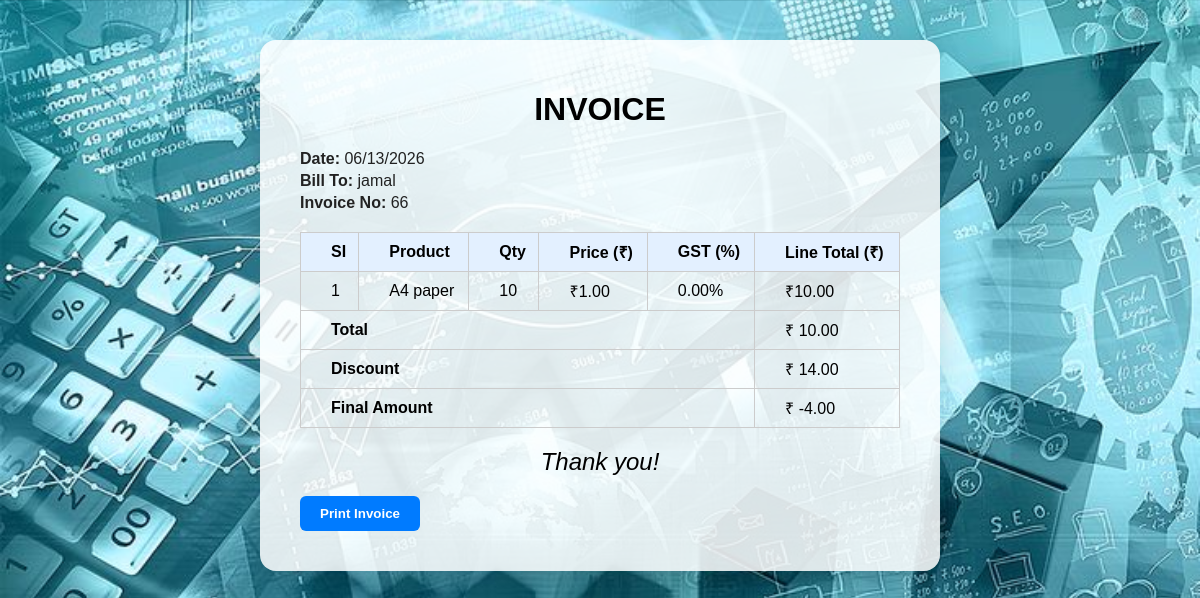
The page /invoice/66/ on the database its author committed.
### billing_app/models.py (models this page shows, shortened)
class Bill(models.Model):
    customer_name = models.CharField(max_length=100)
    total_amount = models.FloatField()
    discount_amount = models.FloatField()
    final_amount = models.FloatField()
    created_at = models.DateTimeField(auto_now_add=True)

class Billitem(models.Model):
    bill = models.ForeignKey(Bill, on_delete=models.CASCADE)
    product = models.ForeignKey(Product, on_delete=models.CASCADE)
    quantity = models.IntegerField()
    subtotal = models.FloatField()
    @property
    def gst_amount(self):
        return Decimal(str(self.product.gst)) * Decimal(str(self.subtotal)) / Decimal('100')
    @property
    def total_with_gst(self):
        return Decimal(str(self.subtotal)) + self.gst_amount

class Product(models.Model):
    name = models.CharField(max_length=200)
    price = models.FloatField()
    stock = models.IntegerField()
    gst = models.FloatField()

### billing_app/views.py (the view)
# urls.py: path('invoice/<int:bill_id>/', views.invoice_view, name='invoice'),
def invoice_view(request, bill_id):
    bill = django.shortcuts.get_object_or_404(Bill, id=bill_id)
    return render(request, 'invoice.html', {'bill': bill})

### billing_app/templates/invoice.html (shortened to what this page needs)
{% load static %}
<!DOCTYPE html>
<html lang="en">
<head>
    <link rel="stylesheet" href="{% static 'css/style.css' %}">
</head>
<body>
    <div class="dashboard-container invoice-box">
            <center>
                <h1>INVOICE</h1>
            </center>
        <div class="invoice-meta">
            <div><strong>Date:</strong> {{ bill.created_at|date:"SHORT_DATE_FORMAT" }}</div>
            <div><strong>Bill To:</strong> {{ bill.customer_name }}</div>
            <div><strong>Invoice No:</strong> {{ bill.id }}</div>
        </div>
        <table class="invoice-table">
            <thead>
                <tr>
                    <th>SI</th>
                    <th>Product</th>
                    <th>Qty</th>
                    <th>Price (₹)</th>
                    <th>GST (%)</th>
                    <th>Line Total (₹)</th>
                </tr>
            </thead>
            <tbody>
                {% for item in bill.billitem_set.all %}
                <tr>
                    <td>{{ forloop.counter }}</td>
                    <td>{{ item.product.name }}</td>
                    <td>{{ item.quantity }}</td>
                    <td>₹{{ item.product.price|floatformat:2 }}</td>
                    <td>{{ item.product.gst|floatformat:2 }}%</td>
                    <td>₹{{ item.total_with_gst|floatformat:2 }}</td>
                </tr>
                {% empty %}
                <tr><td colspan="6">No items</td></tr>
                {% endfor %}
            </tbody>
            <tfoot>
                <tr>
                    <td colspan="5" class="text-right"><strong>Total</strong></td>
                    <td>₹ {{ bill.total_amount|floatformat:2 }}</td>
                </tr>
                <tr>
                    <td colspan="5" class="text-right"><strong>Discount</strong></td>
                    <td>₹ {{ bill.discount_amount|floatformat:2 }}</td>
                </tr>
                <tr>
                    <td colspan="5" class="text-right"><strong>Final Amount</strong></td>
                    <td>₹ {{ bill.final_amount|floatformat:2 }}</td>
                </tr>
            </tfoot>
        </table>
        <div class="thankyou">Thank you!</div>
        <button class="print-btn" onclick="window.print()">Print Invoice</button>
     </div>
</body>
</html>

### billing_app/static/css/style.css (style rules this page uses)
.invoice-box { max-width: 420px; padding: 32px 32px 28px 32px; margin-top: 60px; }
body { background-image: url('BILL.jpeg'); background-size: cover; margin: 10px; font-family: Arial, sans-serif; }
.dashboard-container { background: rgba(255,255,255,0.85); max-width: 600px; margin: 40px auto; padding: 30px 40px 40px 40px; border-radius: 16px; box-shadow: 0 4px 24px rgba(0,0,0,0.12); }
.invoice-meta { margin-bottom: 20px; font-size: 1em; color: #222; }
.invoice-meta div { margin: 4px 0; }
.invoice-table { width: 100%; border-collapse: collapse; margin-top: 20px; }
.invoice-table th, .invoice-table td { border: 1px solid #ccc; padding: 8px 10px; text-align: left; padding-left: 30px; }
.invoice-table th { background: #e3f0ff; font-weight: bold; }
.text-right { text-align: right; }
.thankyou { font-size: 24px; font-style: italic; margin-top: 20px; text-align: center; }
.print-btn { display: inline-block; margin-top: 20px; padding: 10px 20px; background: #007bff; color: #fff; border: none; border-radius: 6px; cursor: pointer; font-weight: bold; transition: background 0.2s; }

### rows shown on the page
Bill: created_at "06/13/2026", customer_name "jamal", id "66", total_amount "10.00", discount_amount "14.00", final_amount "-4.00"
Billitem: product.name "A4 paper", quantity "10", product.price "1.00", product.gst "0.00", total_with_gst "10.00"
